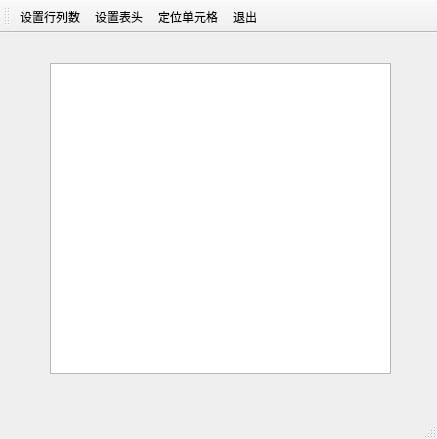
<?xml version="1.0" encoding="UTF-8"?>
<ui version="4.0">
 <class>MainWindow</class>
 <widget class="QMainWindow" name="MainWindow">
  <property name="geometry">
   <rect>
    <x>0</x>
    <y>0</y>
    <width>437</width>
    <height>439</height>
   </rect>
  </property>
  <property name="windowTitle">
   <string>MainWindow</string>
  </property>
  <widget class="QWidget" name="centralwidget">
   <widget class="QTableView" name="tableView">
    <property name="geometry">
     <rect>
      <x>50</x>
      <y>30</y>
      <width>341</width>
      <height>311</height>
     </rect>
    </property>
   </widget>
  </widget>
  <widget class="QStatusBar" name="statusbar"/>
  <widget class="QToolBar" name="toolBar">
   <property name="windowTitle">
    <string>toolBar</string>
   </property>
   <property name="toolButtonStyle">
    <enum>Qt::ToolButtonTextUnderIcon</enum>
   </property>
   <attribute name="toolBarArea">
    <enum>TopToolBarArea</enum>
   </attribute>
   <attribute name="toolBarBreak">
    <bool>false</bool>
   </attribute>
   <addaction name="actTab_SetSize"/>
   <addaction name="actTab_SetHeader"/>
   <addaction name="actTab_Locate"/>
   <addaction name="actFile_Quit"/>
  </widget>
  <action name="actTab_SetSize">
   <property name="icon">
    <iconset resource="res.qrc">
     <normaloff>:/images/icons/130.bmp</normaloff>:/images/icons/130.bmp</iconset>
   </property>
   <property name="text">
    <string>设置行列数</string>
   </property>
   <property name="toolTip">
    <string>设置表的行数和列数</string>
   </property>
  </action>
  <action name="actTab_SetHeader">
   <property name="icon">
    <iconset resource="res.qrc">
     <normaloff>:/images/icons/124.bmp</normaloff>:/images/icons/124.bmp</iconset>
   </property>
   <property name="text">
    <string>设置表头</string>
   </property>
   <property name="toolTip">
    <string>设置表头标题</string>
   </property>
  </action>
  <action name="actFile_Quit">
   <property name="icon">
    <iconset resource="res.qrc">
     <normaloff>:/images/icons/exit.bmp</normaloff>:/images/icons/exit.bmp</iconset>
   </property>
   <property name="text">
    <string>退出</string>
   </property>
   <property name="toolTip">
    <string>退出本软件</string>
   </property>
  </action>
  <action name="actTab_Locate">
   <property name="icon">
    <iconset resource="res.qrc">
     <normaloff>:/images/icons/304.bmp</normaloff>:/images/icons/304.bmp</iconset>
   </property>
   <property name="text">
    <string>定位单元格</string>
   </property>
   <property name="toolTip">
    <string>定位到某个单元格</string>
   </property>
  </action>
 </widget>
 <resources>
  <include location="res.qrc"/>
 </resources>
 <connections>
  <connection>
   <sender>actFile_Quit</sender>
   <signal>triggered()</signal>
   <receiver>MainWindow</receiver>
   <slot>close()</slot>
   <hints>
    <hint type="sourcelabel">
     <x>-1</x>
     <y>-1</y>
    </hint>
    <hint type="destinationlabel">
     <x>218</x>
     <y>219</y>
    </hint>
   </hints>
  </connection>
 </connections>
</ui>
